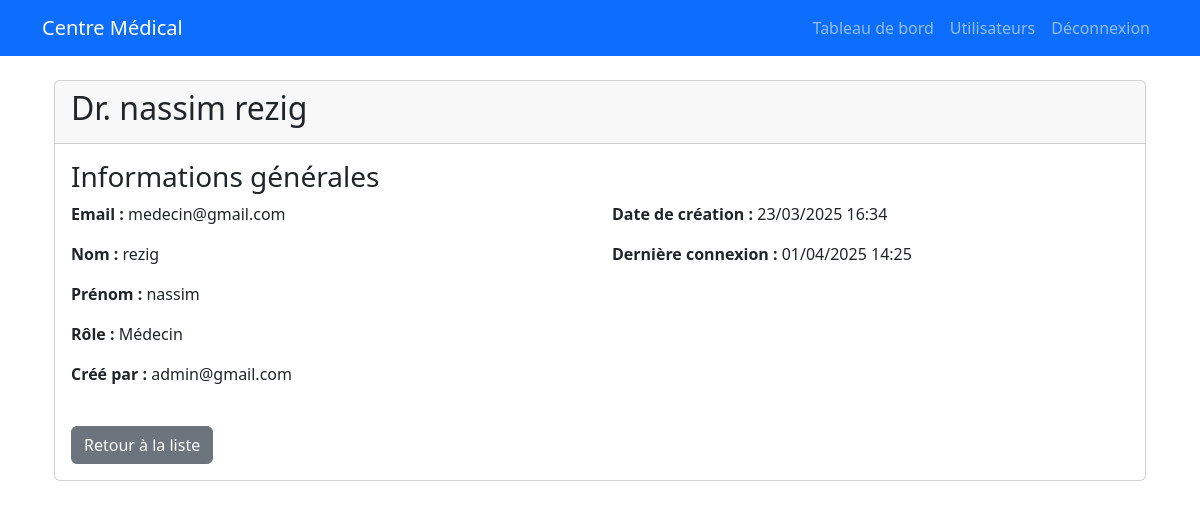
Page /accounts/users/14/ (signed in) on the earlier database version.
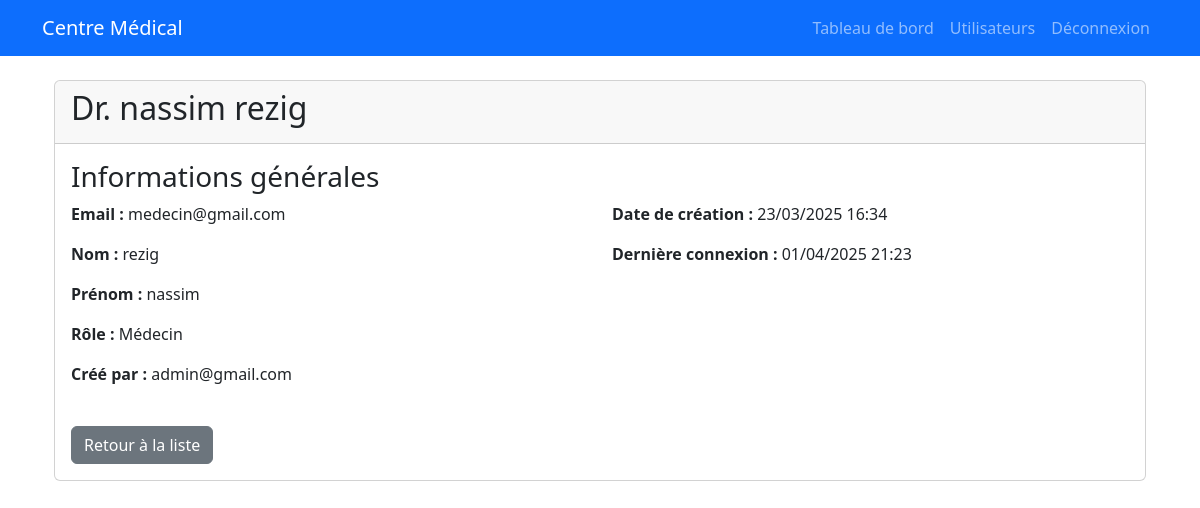
Same page on the later database version.
### accounts/models.py (models this page shows)
class User(AbstractUser):
    ROLE_CHOICES = (
        ('ADMIN', 'Administrateur'),
        ('MEDECIN', 'Médecin'),
        ('PATIENT', 'Patient'),
        ('RADIOLOGUE', 'Radiologue'),
        ('LABORANTIN', 'Laborantin'),
        ('PRATICIEN', 'Praticien de santé'),
    )
    email = models.EmailField(unique=True)
    role = models.CharField(max_length=15, choices=ROLE_CHOICES, default='PATIENT')
    created_by = models.ForeignKey('self', on_delete=models.SET_NULL, null=True, blank=True, related_name='created_users')
    USERNAME_FIELD = 'email'
    REQUIRED_FIELDS = []
    objects = UserManager()
    def __str__(self):
        return self.email
    @property
    def is_admin(self):
        return self.role == 'ADMIN'
    @property
    def is_medecin(self):
        return self.role == 'MEDECIN'
    @property
    def is_patient(self):
        return self.role == 'PATIENT'
    @property
    def is_radiologue(self):
        return self.role == 'RADIOLOGUE'
    @property
    def is_laborantin(self):
        return self.role == 'LABORANTIN'
    @property
    def is_praticien(self):
        return self.role == 'PRATICIEN'

### accounts/views.py (the view, shortened to what this page needs)
# urls.py: path('users/<int:pk>/', views.UserDetailView.as_view(), name='user_detail'),
class UserDetailView(UserPassesTestMixin, DetailView):
    model = User
    template_name = 'accounts/user_detail.html'
    context_object_name = 'user_object'  # Évite la confusion avec request.user
    def test_func(self):
        user_to_view = self.get_object()
        print(f"Utilisateur connecté: {self.request.user}, Profil demandé: {user_to_view}")
        if self.request.user.is_admin:
            return True
        if self.request.user == user_to_view:
            return True
        if (self.request.user.is_medecin or self.request.user.is_praticien or
            self.request.user.is_radiologue or self.request.user.is_laborantin ):
            return True
        return False
    def get_context_data(self, **kwargs):
        context = super().get_context_data(**kwargs)
        user_object = self.get_object()
        user_attributes = []
        if self.request.user.is_admin:
            user_attributes.append("ADMIN")
        if self.request.user.is_medecin:
            user_attributes.append("MEDECIN")
        if self.request.user.is_praticien:
            user_attributes.append("PRATICIEN")
        if self.request.user.is_radiologue:
            user_attributes.append("RADIOLOGUE")
        if self.request.user.is_laborantin:
            user_attributes.append("LABORANTIN")
        context['user_attributes'] = user_attributes
        return context

### accounts/templates/accounts/user_detail.html (shortened to what this page needs)
{% extends 'base.html' %}
{% block content %}
<div class="container mt-4">
    <div class="card">
        <div class="card-header">
            <h2>
                {% if user_object.is_patient %}
                    Patient : {{ user_object.get_full_name|default:user_object.email }}
                {% elif user_object.is_medecin %}
                    Dr. {{ user_object.get_full_name|default:user_object.email }}
                {% else %}
                    {{ user_object.get_full_name|default:user_object.email }} ({{ user_object.get_role_display }})
                {% endif %}
            </h2>
        </div>
        <div class="card-body">
            <h3>Informations générales</h3>
            <div class="row mb-4">
                <div class="col-md-6">
                    <p><strong>Email :</strong> {{ user_object.email }}</p>
                    <p><strong>Nom :</strong> {{ user_object.last_name|default:"Non spécifié" }}</p>
                    <p><strong>Prénom :</strong> {{ user_object.first_name|default:"Non spécifié" }}</p>
                    <p><strong>Rôle :</strong> {{ user_object.get_role_display }}</p>
                    <p><strong>Créé par :</strong> {{ user_object.created_by.email|default:"N/A" }}</p>
                </div>
                <div class="col-md-6">
                    <p><strong>Date de création :</strong> {{ user_object.date_joined|date:"d/m/Y H:i" }}</p>
                    <p><strong>Dernière connexion :</strong> {{ user_object.last_login|date:"d/m/Y H:i"|default:"Jamais connecté" }}</p>
                </div>
            </div>
            <div class="d-flex justify-content-between mt-4">
                <a href="{% url 'user_list' %}" class="btn btn-secondary">Retour à la liste</a>
            </div>
        </div>
    </div>
</div>
{% endblock %}

Differences in the rows shown:
changed User "nassim rezig": last_login "01/04/2025 14:25" → "01/04/2025 21:23"
